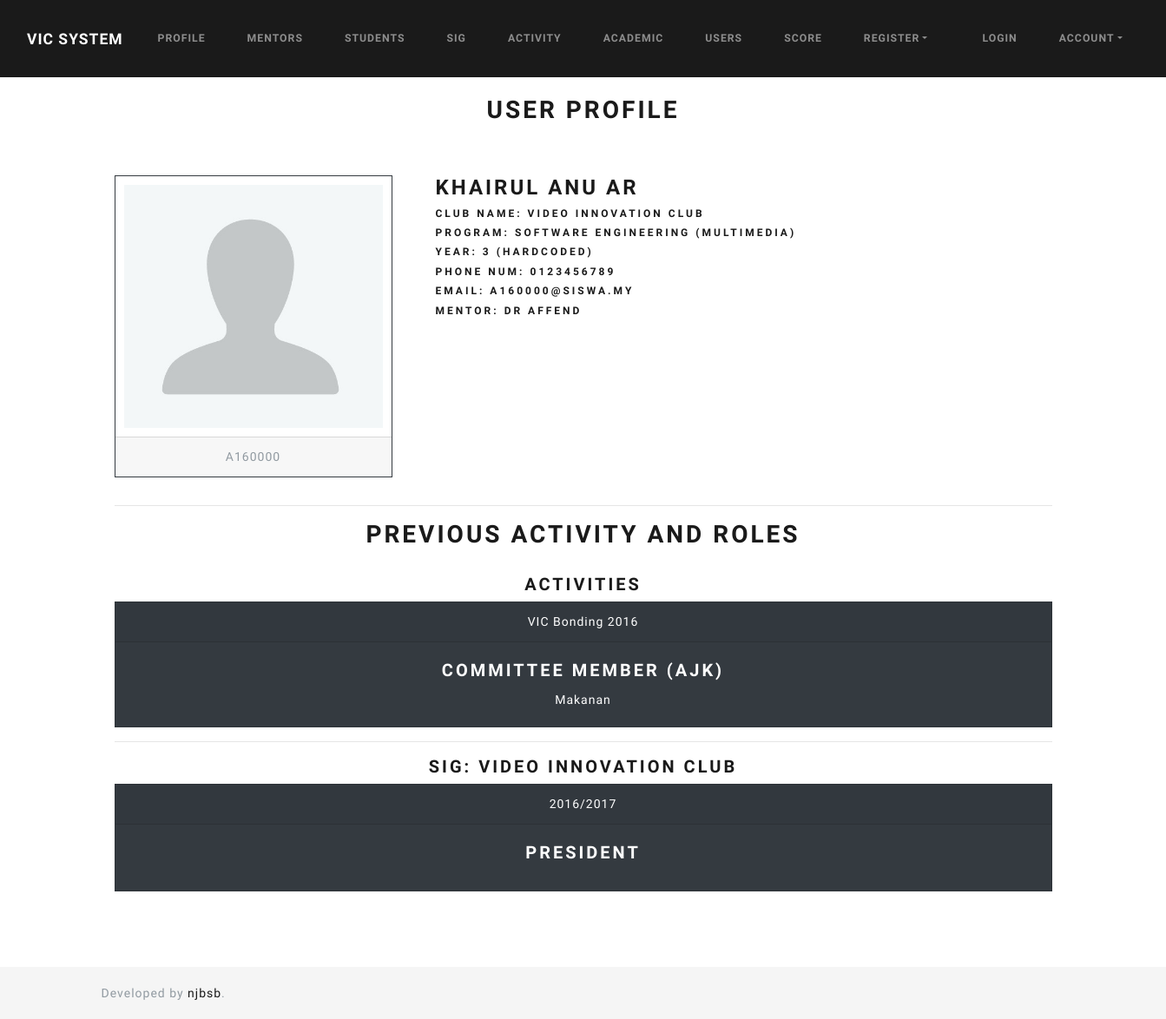
Screenshot of /index.php/profile with the database file from the repository.
### tables this page shows
CREATE TABLE `tbl_user` (
  `id` varchar(8) NOT NULL,
  `name` varchar(255) NOT NULL,
  `email` varchar(255) NOT NULL,
  `password` varchar(255) NOT NULL,
  `usertype_id` int(11) NOT NULL,
  `sig_id` int(11) DEFAULT NULL,
  `profile_image` varchar(255) NOT NULL,
  `created_at` timestamp NOT NULL DEFAULT current_timestamp(),
  `userstatus_id` int(11) DEFAULT NULL,
  `dob` date DEFAULT NULL
);

CREATE TABLE `tbl_sig` (
  `id` int(2) NOT NULL,
  `code` varchar(6) NOT NULL,
  `signame` varchar(100) NOT NULL,
  `logo_path` varchar(255) NOT NULL DEFAULT 'default_logo.png',
  `description` text NOT NULL
);

CREATE TABLE `tbl_program` (
  `code` varchar(4) NOT NULL,
  `name` varchar(50) NOT NULL
);

CREATE TABLE `tbl_student` (
  `matric` varchar(8) NOT NULL,
  `phonenum` varchar(12) NOT NULL,
  `program_code` varchar(4) DEFAULT NULL,
  `joined_sig` year(4) DEFAULT NULL,
  `mentor_matric` varchar(8) DEFAULT NULL
);

CREATE TABLE `tbl_activity_committee` (
  `activity_id` int(11) DEFAULT NULL,
  `role_id` int(11) DEFAULT NULL,
  `student_matric` varchar(8) DEFAULT NULL,
  `role_desc` varchar(50) NOT NULL
);

CREATE TABLE `tbl_activity` (
  `id` int(11) NOT NULL,
  `activity_name` varchar(255) NOT NULL,
  `activity_desc` text NOT NULL,
  `acadsession_id` int(11) DEFAULT NULL,
  `sig_id` int(11) DEFAULT NULL,
  `advisor_matric` varchar(8) DEFAULT NULL,
  `datetime_start` datetime DEFAULT NULL,
  `datetime_end` datetime DEFAULT NULL,
  `venue` varchar(255) DEFAULT NULL,
  `theme` varchar(255) NOT NULL,
  `actbudget_id` int(11) DEFAULT NULL,
  `author_matric` varchar(8) DEFAULT NULL,
  `slug` varchar(255) NOT NULL,
  `photo_path` varchar(255) DEFAULT NULL,
  `paperwork_file` varchar(255) NOT NULL,
  `created_at` timestamp NOT NULL DEFAULT current_timestamp(),
  `updated_at` timestamp NOT NULL DEFAULT current_timestamp()
);

CREATE TABLE `tbl_role` (
  `id` int(11) NOT NULL,
  `rolename` varchar(50) NOT NULL
);

CREATE TABLE `tbl_org_committee` (
  `sig_id` int(2) DEFAULT NULL,
  `student_matric` varchar(8) DEFAULT NULL,
  `acadyear_id` int(2) DEFAULT NULL,
  `role_id` int(11) DEFAULT NULL,
  `role_desc` varchar(50) NOT NULL
);

CREATE TABLE `tbl_academicyear` (
  `id` int(2) NOT NULL,
  `acadyear` varchar(9) NOT NULL,
  `status` varchar(10) NOT NULL
);

### application/controllers/User.php (called while the page is built, shortened)
<?php
class User extends CI_Controller
{
    public function profile()
    {
        $data['title'] = 'User profile';
        $id = 'A160000';
        $data['user'] = $this->user_model->get_user($id);
        $sig_id = $data['user']['sig_id'];
        $usertype = $data['user']['usertype_id'];
        $this->load->view('templates/header');
        switch ($usertype) {
            case '3':
                $data['student'] = $this->student_model->get_student($id);
                $data['activity_roles'] = $this->committee_model->get_activityroles($id);
                $data['org_roles'] = $this->committee_model->get_orgroles($id, $sig_id);
                $this->load->view('user/student/profile', $data);
                break;
        }
        $this->load->view('templates/footer');
    }
}

### index.php (called while the page is built, shortened)
<?php
require_once BASEPATH.'core/CodeIgniter.php';

### application/models/Student_model.php (called while the page is built, shortened)
<?php
class Student_model extends CI_Model
{
    public function get_student($id = FALSE)
    {
        $this->db->select('user.id, user.name, user.email, user.sig_id, user.profile_image,
        std.phonenum, std.program_code, std.mentor_matric,
        prg.name as program_name, sig.signame, sig.code as sigcode, mtr.name as mentor_name')
            ->from('tbl_user as user')
            ->where(array('user.id' => $id))
            ->join('tbl_student as std', 'std.matric = user.id')
            ->join('tbl_program as prg', 'prg.code = std.program_code')
            ->join('tbl_sig as sig', 'sig.id = user.sig_id')
            ->join('tbl_user as mtr', 'mtr.id = std.mentor_matric');
        $query = $this->db->get();
        return $query->row_array();
    }
}

### application/models/Committee_model.php (called while the page is built, shortened)
<?php
class Committee_model extends CI_Model
{
    public function get_activityroles($id)
    {
        $this->db->select('act.activity_name, std.name, role.rolename, actcom.role_desc')
            ->from('tbl_activity_committee as actcom')
            ->where(array('actcom.student_matric' => $id))
            ->join('tbl_user as std', 'std.id = actcom.student_matric')
            ->join('tbl_activity as act', 'act.id = actcom.activity_id')
            ->join('tbl_role as role', 'role.id = actcom.role_id');
        $query = $this->db->get();
        return $query->result_array();
    }
    public function get_orgroles($id, $sig_id)
    {
        $this->db->select('acy.acadyear, role.rolename, orgcom.role_desc, sig.signame')
            ->from('tbl_org_committee as orgcom')
            ->where(array('orgcom.student_matric' => $id, 'orgcom.sig_id' => $sig_id))
            ->join('tbl_academicyear as acy', 'acy.id = orgcom.acadyear_id')
            ->join('tbl_role as role', 'role.id = orgcom.role_id')
            ->join('tbl_sig as sig', 'sig.id = orgcom.sig_id');
        $query = $this->db->get();
        return $query->result_array();
    }
}

### application/views/user/student/profile.php (the view, shortened to what this page needs)
<h2 class="text-center"><?= $title; ?></h2>
<div class="container-fluid text-center">
    <div class="row">
        <div class="col-lg-4">
            <div class="card border-dark mb-3" style="max-width: 20rem;">
                <img style="max-height:300px; display: block; object-fit:cover; padding:10px;" src="<?php if ($student['profile_image']) {
                                                                                                        echo base_url('assets/images/profile/') . $student['profile_image'];
                                                                                                    } else {
                                                                                                        echo base_url('assets/images/profile/') . 'default.jpg';
                                                                                                    }
                                                                                                    ?>">
                <div class="card-footer text-muted">
                    <?= $student['id'] ?>
                </div>
            </div>
        </div>
        <div class="col-lg-8 text-left">
            <h3><b><?= $student['name'] ?></b></h3>
            <h6><b>Club name:</b> <?= $student['signame'] ?></h6>
            <h6><b>Program:</b> <?= $student['program_name'] ?></h6>
            <h6><b>Year:</b> 3 (hardcoded)</h6>
            <h6><b>Phone Num:</b> <a href="#"><?= $student['phonenum'] ?></a></h6>
            <h6><b>Email:</b> <a href="mailto:<?= $student['email'] ?>"><?= $student['email'] ?></a></h6>
            <h6><b>Mentor:</b> <?= $student['mentor_name'] ?></h6>
        </div>
    </div>
    <hr>
    <h2>Previous Activity and Roles</h2> <br>
    <?php if ($activity_roles) : ?>
        <h4>Activities</h4>
        <?php foreach ($activity_roles as $actrole) : ?>
            <div class="card text-white bg-dark mb-3">
                <div class="card-header"><?= $actrole['activity_name'] ?></div>
                <div class="card-body">
                    <h4 class="card-title"><?= $actrole['rolename'] ?></h4>
                    <p class="card-text"><?= $actrole['role_desc'] ?></p>
                </div>
            </div>
        <?php endforeach ?>
        <hr>
    <?php endif ?>
    <?php if ($org_roles) : ?>
        <h4>SIG: <?= $student['signame'] ?></h4>
        <?php foreach ($org_roles as $orgrole) : ?>
            <div class="card text-white bg-dark mb-3">
                <div class="card-header"><?= $orgrole['acadyear'] ?></div>
                <div class="card-body">
                    <h4 class="card-title"><?= $orgrole['rolename'] ?></h4>
                </div>
            </div>
        <?php endforeach ?>
    <?php endif ?>
</div>

### application/views/templates/header.php (style rules this page uses)
.container-fluid { padding-top: 50px; padding-bottom: 50px; }

### rows the page displays
tbl_user: id "A160000", name "KHAIRUL ANU AR", sig.signame "VIDEO INNOVATION CLUB", tbl_program.name "SOFTWARE ENGINEERING (MULTIMEDIA)", tbl_student.phonenum "0123456789", email "A160000@SISWA.MY", tbl_user.name "DR AFFEND"
tbl_activity_committee: activity.activity_name "VIC Bonding 2016", role.rolename "COMMITTEE MEMBER (AJK)", role_desc "Makanan"
tbl_org_committee: acadyear.acadyear "2016/2017", role.rolename "PRESIDENT"

### other values shown
$title "USER PROFILE"
